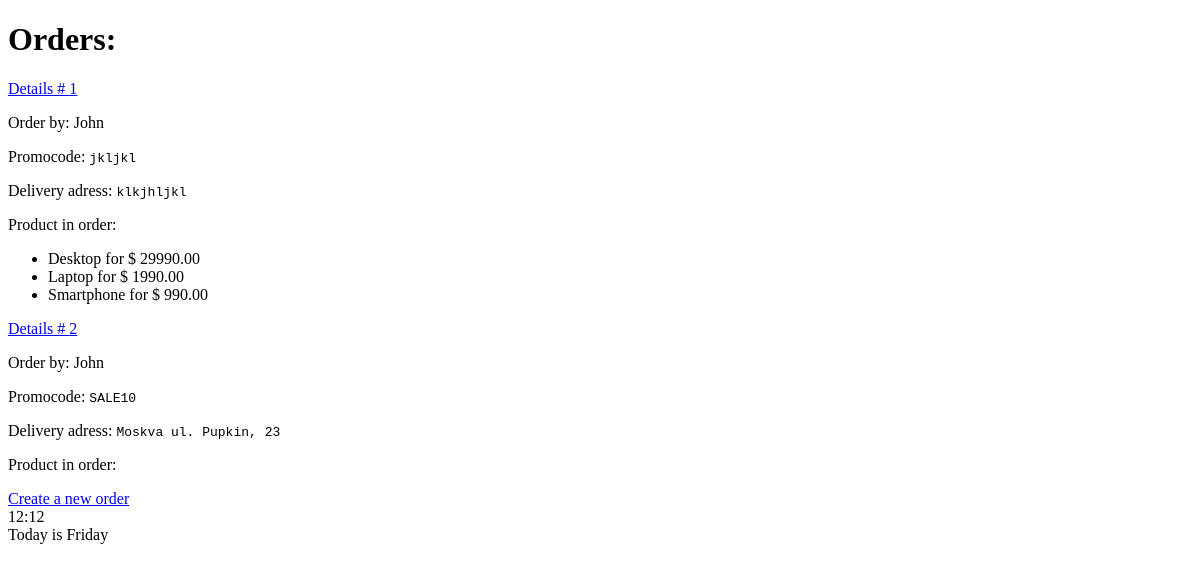
The page /shop/orders/ on the database as committed earlier.
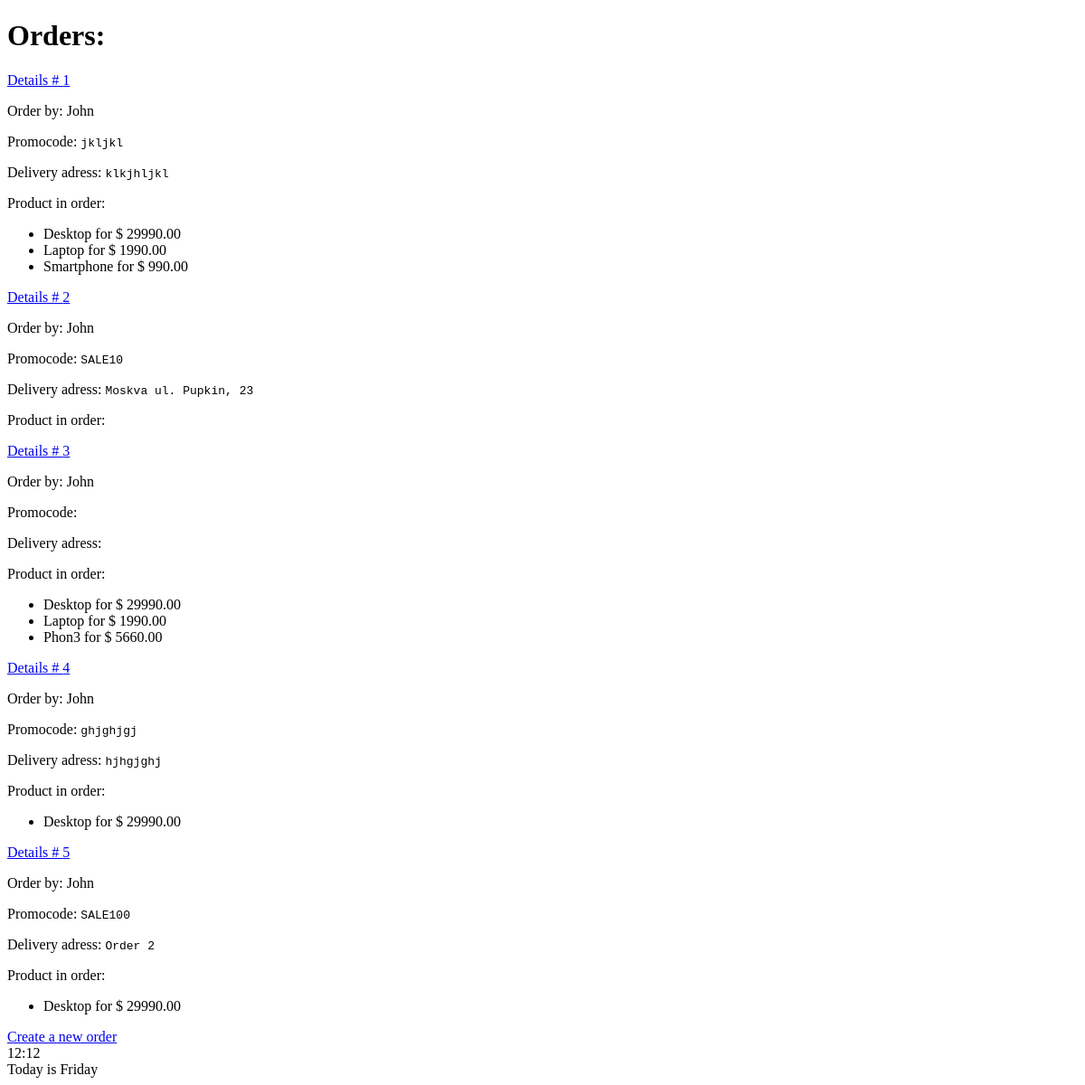
The same page on the database as committed later.
### shopapp/models.py (models this page shows, shortened)
class Order(models.Model):
    delivery_adress = models.TextField(null=True, blank=True)
    promocode=models.CharField(max_length=20, null=False, blank=True)
    created_at=models.DateTimeField(auto_now_add=True)
    user=models.ForeignKey(User, on_delete=models.PROTECT)
    products = models.ManyToManyField(Product,related_name="orders")

class Product(models.Model):
    class Meta:
        ordering = ['name', 'price']
    name = models.CharField(max_length=100)
    description = models.TextField(null=False, blank=True)
    price = models.DecimalField(default=0, max_digits=8, decimal_places=2)
    discount = models.PositiveSmallIntegerField(default=0)
    created_at = models.DateTimeField(auto_now_add=True)
    archived = models.BooleanField(default=False)

### shopapp/views.py (the view)
# urls.py: path('orders/', OrdersListView.as_view(), name='orders-list'),
class OrdersListView(ListView):
    queryset = (
        Order.objects
        .select_related("user")
        .prefetch_related("products")
    )

### shopapp/templates/shopapp/order_list.html (shortened to what this page needs)
{% extends 'shopapp/base.html' %}
{% block body %}
    <h1> Orders: </h1>
    <div>
        {% for order in object_list %}
            <div>
                <p><a href={% url 'shopapp:orders-detail' pk=order.pk %}>Details # {{ order.pk }}</a></p>
               <p> Order by: {% firstof order.user.first_name order.user.username %} </p>
               <p> Promocode: <code>{{ order.promocode}} </code></p>
               <p> Delivery adress: <code>{{ order.delivery_adress}} </code></p>
               <div>
                    <p> Product in order: </p>
                    <ul>
                        {% for product in order.products.all %}
                            <li>{{ product.name }} for $ {{ product.price }}</li>
                        {% endfor %}
                    </ul>
                </div>
            </div>
        {% empty %}
            No products yet
        {% endfor%}
    </div>
    <div>
        <a href={% url 'shopapp:order-create' %}>
        Create a new order
        </a>
    </div
{% endblock %}

### shopapp/templates/shopapp/base.html (shortened to what this page needs)
<!DOCTYPE html>
<html lang="en">
    <head>
    </head>
    <body>
        {% block body %}{% endblock %}
        <div>
            {% now 'H:i' %}
        <div>
            {% now 'l' as current_weekday %}
            Today is {{ current_weekday }}
        </div>
    </body>
</html>

Rows that differ between the two databases and show on the page:
added Order: pk "3", user.first_name "John", Product (name "Desktop", price "29990.00"), Product (name "Laptop", price "1990.00")
added Product: name "Phon3", price "5660.00", shown under "3"
added Order: pk "4", user.first_name "John", promocode "ghjghjgj", delivery_adress "hjhgjghj", Product (name "Desktop", price "29990.00")
added Order: pk "5", user.first_name "John", promocode "SALE100", delivery_adress "Order 2", Product (name "Desktop", price "29990.00")
